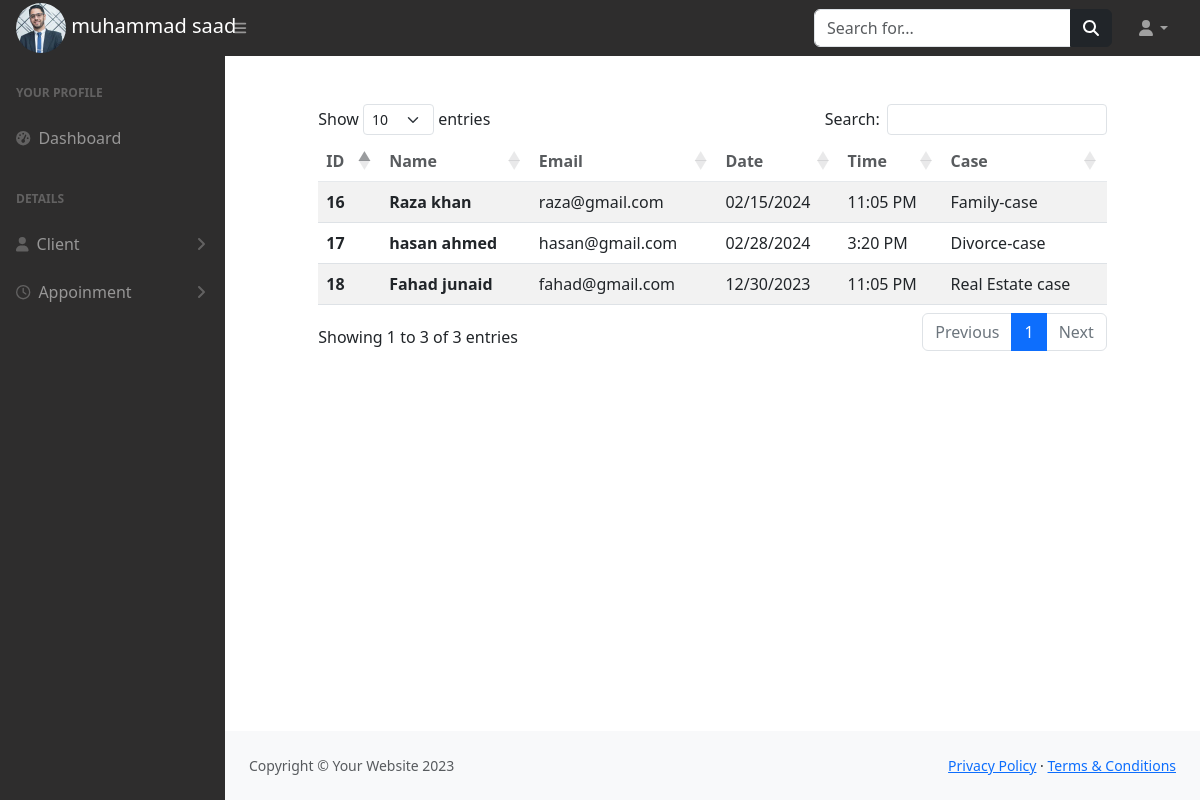
Page /lawyer-panel/viewappo.php (signed in) on the committed database.
### tables this page shows
CREATE TABLE `lawyer` (
  `id` int(255) NOT NULL,
  `name` varchar(255) NOT NULL,
  `case` int(255) NOT NULL,
  `email` varchar(255) NOT NULL,
  `password` varchar(255) NOT NULL,
  `phone` int(255) NOT NULL,
  `experience` varchar(255) NOT NULL,
  `address` text NOT NULL,
  `image` varchar(255) NOT NULL
);

CREATE TABLE `appoinment` (
  `id` int(255) NOT NULL,
  `name` varchar(255) NOT NULL,
  `email` varchar(255) NOT NULL,
  `case` int(255) NOT NULL,
  `date` varchar(255) NOT NULL,
  `time` varchar(255) NOT NULL
);

CREATE TABLE `cases` (
  `cid` int(255) NOT NULL,
  `case_name` varchar(255) NOT NULL
);

### lawyer-panel/viewappo.php (the view, shortened to what this page needs)
<?php
include('includes/header.php');
include('includes/topbar.php');
include('includes/sidebar.php');
include("../config.php");
$select_app="SELECT *FROM `appoinment` as a inner join `cases` as c on a.case=c.cid";
$view=mysqli_query($connection,$select_app);
if (mysqli_num_rows($view)>0) {
?>
<div class="container-fluid mt-5">
<div class="row justify-content-center">
    <div class="col-xl-10 col-lg-12 col-md-9">
    <table id="example" class="table table-striped" style="width:100%">
        <thead class="bg-warning p-2 text-dark bg-opacity-10" style="opacity: 75%;">
            <tr>
            <th scope="col">ID</th>
            <th scope="col">Name</th>
            <th scope="col">Email</th>
            <th scope="col">Date</th>
            <th scope="col">Time</th>
            <th scope="col">Case</th>
            </tr>
        </thead>
        <tbody>
            <?php
            while ($data=mysqli_fetch_assoc($view)) {
            ?>
            <tr>
            <th scope="row"><?php echo $data['id']?></th>
            <th scope="row"><?php echo $data['name']?></th>
            <td><?php echo $data['email']?></td>
            <td><?php echo $data['date']?></td>
            <td><?php echo $data['time']?></td>
            <td><?php echo $data['case_name']?></td>
        </tr>
      <?php
            }
        }
      ?>
        </tbody>
    </table>
    </div>
</div>
</div>
<?php
include("includes/footer.php");
?>
</body>
</html>

### lawyer-panel/includes/topbar.php (shortened to what this page needs)
<nav class="sb-topnav navbar navbar-expand navbar-dark" style="background-color:#2e2d2d;" >
            <?php
            include("../config.php");
            $id=$_SESSION['id'];
            $query="SELECT*FROM `lawyer` as l inner join `cases` as c on l.case=c.cid where id='$id'";
            $run=mysqli_query($connection,$query);
            if (mysqli_num_rows($run)>0) {
                while ($data=mysqli_fetch_assoc($run)) {
            ?>
            <a class="navbar-brand ps-3 mt-3 mb-3 " href="">
                <img src="<?php echo '../admin-panel/image/' .$data['image']?>" width="50px" style="border-radius:25px;"  alt="">
                <span><?php echo $data['name']?></span>
            </a>
            <?php }
            } ?>
            <button class="btn btn-link btn-sm order-1 order-lg-0 me-4 me-lg-0" id="sidebarToggle" href="#!"><i class="fas fa-bars"></i></button>
            <form class="d-none d-md-inline-block form-inline ms-auto me-0 me-md-3 my-2 my-md-0">
                <div class="input-group">
                    <input class="form-control" type="text" placeholder="Search for..." aria-label="Search for..." aria-describedby="btnNavbarSearch" />
                    <button class="btn btn-dark" id="btnNavbarSearch" type="button"><i class="fas fa-search"></i></button>
                </div>
            </form>
            <ul class="navbar-nav ms-auto ms-md-0 me-3 me-lg-4">
                <li class="nav-item dropdown">
                    <a class="nav-link dropdown-toggle" id="navbarDropdown" href="#" role="button" data-bs-toggle="dropdown" aria-expanded="false"><i class="fas fa-user fa-fw"></i></a>
                </li>
            </ul>
        </nav>

### rows in the picture
lawyer: image (picture), name "muhammad saad"
appoinment: id "16", name "Raza khan", email "raza@gmail.com", date "02/15/2024", time "11:05 PM", case.case_name "Family-case"
appoinment: id "17", name "hasan ahmed", email "hasan@gmail.com", date "02/28/2024", time "3:20 PM", case.case_name "Divorce-case"
appoinment: id "18", name "Fahad junaid", email "fahad@gmail.com", date "12/30/2023", time "11:05 PM", case.case_name "Real Estate case"
